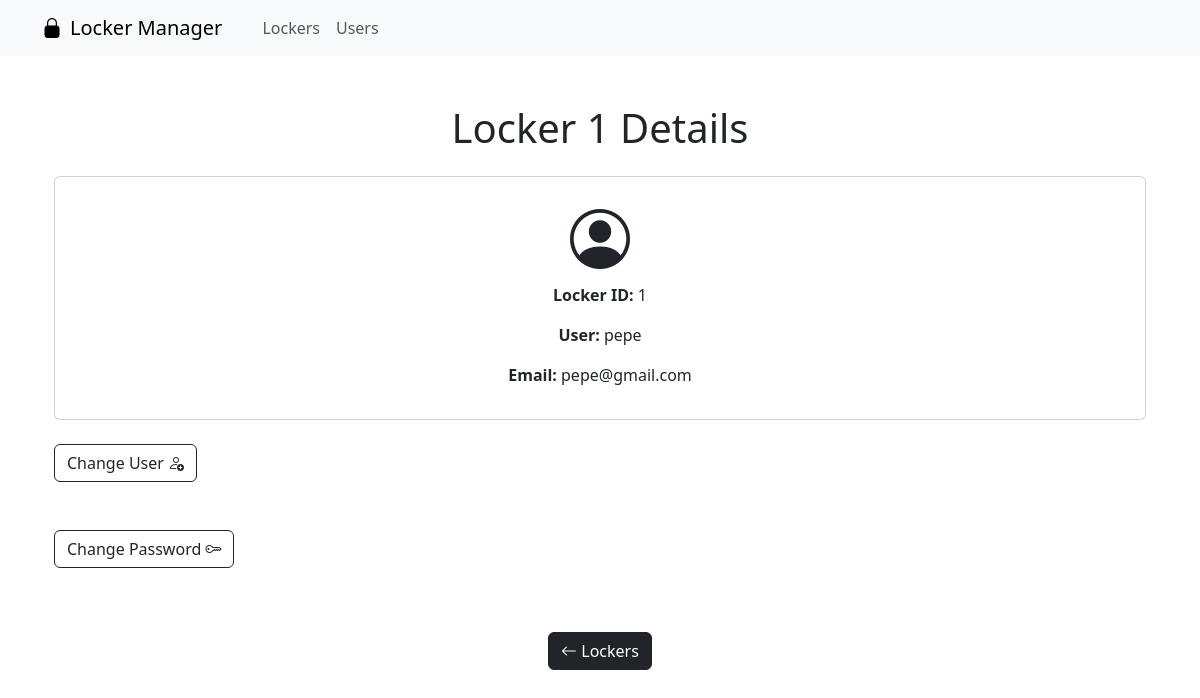
/casilleros/1/, run on an earlier commit of the app's database.
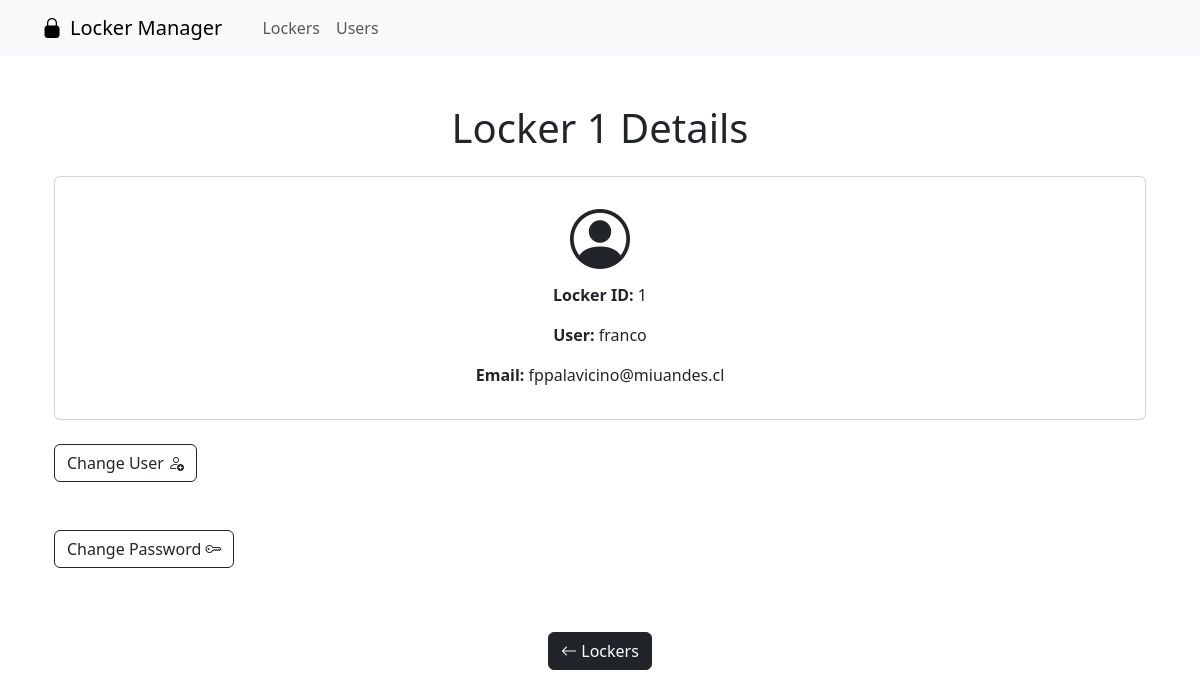
And on a later commit of the database.
### lapp/models.py (models this page shows, shortened)
class Casillero(models.Model):
    usuario = models.ForeignKey(Usuario, on_delete=models.CASCADE)  # Relación con el modelo Usuario
    password = models.CharField(max_length=100)  # Contraseña del casillero

class Usuario(models.Model):
    name = models.CharField(max_length=100)  # Nombre del usuario
    email = models.EmailField(unique=True)   # Correo electrónico único

### lapp/views.py (the view)
# urls.py: path('casilleros/<int:casillero_id>/', views.casillero_detail, name='locker_detail'),  # Detalles del casillero
def casillero_detail(request, casillero_id):
    casillero = get_object_or_404(Casillero, id=casillero_id)
    usuarios = Usuario.objects.all()  # Obtén todos los usuarios para mostrarlos en el formulario
    if request.method == 'POST':
        if 'cambiar_contraseña' in request.POST:
            form = CasilleroPasswordForm(request.POST, instance=casillero)
            if form.is_valid():
                form.save()  # Guarda la nueva contraseña
                asunto = 'Tu contraseña ha sido cambiada'
                mensaje = f"<p>Hola {casillero.usuario.name}, tu contraseña ha sido cambiada con éxito.</p><p>Tu nueva contraseña es: {casillero.password}</p>"
                destinatarios = [casillero.usuario.email]
                email = EmailMessage(
                    asunto,
                    mensaje,
                    settings.DEFAULT_FROM_EMAIL,
                    destinatarios,
                )
                email.content_subtype = "html"
                email.send()
                mqtt_message = {
                    "id": casillero.id,
                    "password": casillero.password
                }
                send_message("set_locker_g6", json.dumps(mqtt_message))  # Publicar el mensaje con JSON
                return redirect('locker_detail', casillero_id=casillero.id)  # Redirige para ver los cambios
        elif 'cambiar_usuario' in request.POST:
            nuevo_usuario_id = request.POST.get('nuevo_usuario_id')
            if nuevo_usuario_id:
                nuevo_usuario = Usuario.objects.get(id=nuevo_usuario_id)
                casillero.usuario = nuevo_usuario
                casillero.save()
                asunto = 'Nuevo Casillero Asignado'
                mensaje = f"""
                <p>Hola {nuevo_usuario.name},</p>
                <p>Se te ha asignado el Casillero ID: {casillero.id}.</p>
                <p>Tu contraseña es: {casillero.password}</p>
                """
                destinatarios = [nuevo_usuario.email]
                email = EmailMessage(
                    asunto,
                    mensaje,
                    settings.DEFAULT_FROM_EMAIL,
                    destinatarios,
                )
                email.content_subtype = "html"
                email.send()
                return redirect('locker_detail', casillero_id=casillero.id)
    else:
        form = CasilleroPasswordForm(instance=casillero)
    return render(request, 'casillero_detail.html', {
        'casillero': casillero,
        'form': form,
        'usuarios': usuarios,  # Pasar la lista de usuarios a la plantilla
    })

### lapp/templates/casillero_detail.html (shortened to what this page needs)
{% extends 'base.html' %}
{% block content %}
<div class="container mt-5">
    <h1 class="text-center mb-4"> Locker {{ casillero.id }} Details </h1>
    <div class="card">
        <div class="card-body text-center">
            <i class="bi bi-person-circle" style="font-size: 60px;"></i>
            <p><strong>Locker ID:</strong> {{ casillero.id }}</p>
            <p><strong>User:</strong> {{ casillero.usuario.name }}</p>
            <p><strong>Email:</strong> {{ casillero.usuario.email }}</p>
        </div>
    </div>
    <p class="d-inline-flex gap-1">
        <h2 class="text-center mt-4 btn btn-outline-dark" data-bs-toggle="collapse" href="#collapseChangeUser" role="button" aria-expanded="false" aria-controls="collapseChangeUser">
            Change User <i class="bi bi-person-add"></i>
        </h2>
    </p>
    <p class="d-inline-flex gap-1">
        <h2 class="text-center mt-4 btn btn-outline-dark" data-bs-toggle="collapse" href="#collapseChangePassword" role="button" aria-expanded="false" aria-controls="collapseChangePassword">
            Change Password <i class="bi bi-key"></i>
        </h2>
    </p>
    <br>
    <div class="text-center">
        <a href="{% url 'casilleros_list' %}" class="btn btn-dark mt-3"> <i class="bi bi-arrow-left"></i> Lockers </a>
    </div>
    </div>
{% endblock %}

What changed in the data, as far as the page shows it:
changed Casillero id 1: usuario.name "pepe" → "franco"; usuario.email "pepe@gmail.com" → "fppalavicino@miuandes.cl"
